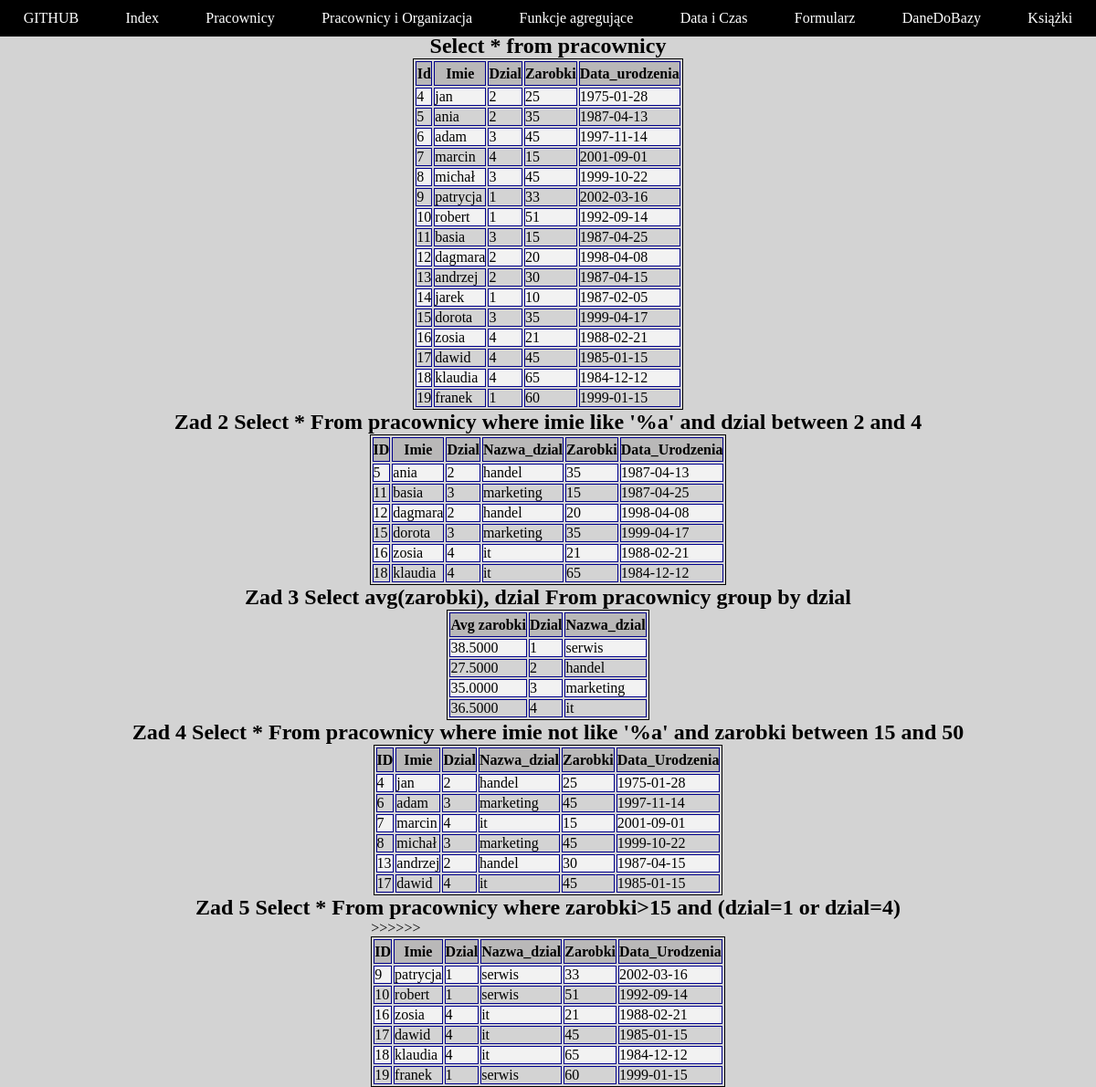
The page / on the database its author committed.
### tables this page shows
CREATE TABLE `pracownicy` (
  `id_pracownicy` int(11) NOT NULL,
  `imie` varchar(30) NOT NULL,
  `dzial` int(11) NOT NULL,
  `zarobki` int(11) NOT NULL,
  `data_urodzenia` date NOT NULL
);

CREATE TABLE `organizacja` (
  `id_org` int(11) NOT NULL,
  `nazwa_dzial` varchar(20) NOT NULL
);

### index.php (the view, shortened to what this page needs)
<!DOCTYPE html>
<html lang="en">
<head>
    <link rel="stylesheet" href="style.css">
</head>
<body>
    <div class="con">
    <div class="nav">
        <a class="link a" href="https://github.com/SK-2019/php-sql-wprowadzenie-Dymek-Kamil" >GITHUB</a>
            <a class="link e" href="index.php">Index</a>
            <a class="link b" href="Pracownicy.php">Pracownicy</a>
            <a class="link c" href="Pracownicy i Organizacja.php">Pracownicy i Organizacja</a>
            <a class="link d" href="Funkcje agregujące.php">Funkcje agregujące</a>
            <a class="link h" href="data i czas.php">Data i Czas</a>
            <a class="link z" href="formularz.html">Formularz</a>
            <a class="link y" href="daneDoBazy.php">DaneDoBazy</a>
            <a class="link g" href="książki.php">Książki</a>
        </div>
        <div class="item a">
        <h1 class="h1zb">Kamil Dymek</h1>
            <h2 class="h2za">Select * from pracownicy</h2>
            <div class="">
        <?php
                require_once("connect.php");
                $result=$conn->query("Select * from pracownicy");
                echo("<table border=1>");
                    echo("<th>Id</th>");
                    echo("<th>Imie</th>");
                    echo("<th>Dzial</th>");
                    echo("<th>Zarobki</th>");
                    echo("<th>Data_urodzenia</th>");
                        while($row=$result->fetch_assoc()){
                            echo("<tr>");
                            echo("<td>".$row["id_pracownicy"]."</td><td>".$row["imie"]."</td><td>".$row["dzial"]."</td><td>".$row["zarobki"]."</td><td>".$row["data_urodzenia"]."</td>");
                            echo("</tr>");}
                echo("</table>");
        ?>
        </div>
        </div>
        <div class="item b">
            <h2 class="h2zb">Zad 2 Select * From pracownicy where imie like '%a' and dzial between 2 and 4</h2>
            <div class="">
        <?php
                require_once("connect.php");
                $result=$conn->query("Select * From pracownicy, organizacja where dzial=id_org and imie like '%a' and dzial between 2 and 4");
                echo("<table border=1>");
                    echo("<th>ID</th>");
                    echo("<th>Imie</th>");
                    echo("<th>Dzial</th>");
                    echo("<th>Nazwa_dzial</th>");
                    echo("<th>Zarobki</th>");
                    echo("<th>Data_Urodzenia</th>");
                        while($row=$result->fetch_assoc()){
                            echo("<tr>");
                            echo("<td>".$row["id_pracownicy"]."</td><td>".$row["imie"]."</td><td>".$row["dzial"]."</td><td>".$row["nazwa_dzial"]."</td><td>".$row["zarobki"]."</td><td>".$row["data_urodzenia"]."</td>");
                            echo("</tr>");}
                echo("</table>");
            ?>
            </div>
        </div>
        <div class="item c">
            <h2 class=h2zc>Zad 3 Select avg(zarobki), dzial From pracownicy group by dzial</h2>
            <div class="">
        <?php
                require_once("connect.php");
                $result=$conn->query("Select avg(zarobki), dzial, nazwa_dzial From pracownicy, organizacja where dzial=id_org group by dzial");
                echo("<table border=1>");
                    echo("<th>Avg zarobki</th>");
                    echo("<th>Dzial</th>");
                    echo("<th>Nazwa_dzial</th>");
                        while($row=$result->fetch_assoc()){
                            echo("<tr>");
                            echo("<td>".$row["avg(zarobki)"]."</td><td>".$row["dzial"]."</td><td>".$row["nazwa_dzial"]."</td>");
                            echo("</tr>");}
                echo("</table>");
            ?>
            </div>
        </div>
        <div class="item d">
            <h2>Zad 4 Select * From pracownicy where imie not like '%a' and zarobki between 15 and 50</h2>
            <div class="">
        <?php
                require_once("connect.php");
                $result=$conn->query("Select * From pracownicy, organizacja where dzial=id_org and imie not like '%a' and zarobki between 15 and 50");
                echo("<table border=1>");
                    echo("<th>ID</th>");
                    echo("<th>Imie</th>");
                    echo("<th>Dzial</th>");
                    echo("<th>Nazwa_dzial</th>");
                    echo("<th>Zarobki</th>");
                    echo("<th>Data_Urodzenia</th>");
                        while($row=$result->fetch_assoc()){
                            echo("<tr>");
                            echo("<td>".$row["id_pracownicy"]."</td><td>".$row["imie"]."</td><td>".$row["dzial"]."</td><td>".$row["nazwa_dzial"]."</td><td>".$row["zarobki"]."</td><td>".$row["data_urodzenia"]."</td>");
                            echo("</tr>");}
                echo("</table>");
            ?>
            </div>
        </div>
        <div class="item e">
            <h2>Zad 5 Select * From pracownicy where zarobki>15 and (dzial=1 or dzial=4)</h2>
            <div class="">
        <?php
                require_once("connect.php");
                $result=$conn->query("Select * From pracownicy, organizacja where dzial=id_org and zarobki>15 and (dzial=1 or dzial=4)");
                echo("<table border=1>");
                    echo("<th>ID</th>");
                    echo("<th>Imie</th>");
                    echo("<th>Dzial</th>");
                    echo("<th>Nazwa_dzial</th>");
                    echo("<th>Zarobki</th>");
                    echo("<th>Data_Urodzenia</th>");
                        while($row=$result->fetch_assoc()){
                            echo("<tr>");
                            echo("<td>".$row["id_pracownicy"]."</td><td>".$row["imie"]."</td><td>".$row["dzial"]."</td><td>".$row["nazwa_dzial"]."</td>><td>".$row["zarobki"]."</td><td>".$row["data_urodzenia"]."</td>");
                            echo("</tr>");}
                echo("</table>");
            ?>
            </div>
        </div>
    </div>
</body>
</html>

### style.css (style rules this page uses)
* { margin:0px; padding:0px; }
.con { height:100vh; position: relative; }
body { background:lightgray; }
table, th, td { border:1px solid black; }
table { background-color:lightgrey; }
th { height: 25px; text-align: center; background-color:#b9b8b8; }
td { text-align: left; }
th, td { border-bottom:1px solid darkblue; border-top:1px solid darkblue; border-left: 1px solid darkblue; border-right: 1px solid darkblue; }
tr:nth-child(even) { background-color: #f2f2f2; }
.nav { display:flex; justify-content: space-around; width:100vw; background:black; height: 40px; position:fixed; }
.link { text-decoration: none; padding:1rem; background:black; color:white; align-items: center; justify-content: center; display:flex; }
.item { display:flex; align-items: center; flex-direction: column; }

### rows shown on the page
pracownicy: id_pracownicy "4", imie "jan", dzial "2", zarobki "25", data_urodzenia "1975-01-28", organizacja.nazwa_dzial "handel"
pracownicy: id_pracownicy "5", imie "ania", dzial "2", zarobki "35", data_urodzenia "1987-04-13", organizacja.nazwa_dzial "handel"
pracownicy: id_pracownicy "6", imie "adam", dzial "3", zarobki "45", data_urodzenia "1997-11-14", organizacja.nazwa_dzial "marketing"
pracownicy: id_pracownicy "7", imie "marcin", dzial "4", zarobki "15", data_urodzenia "2001-09-01", organizacja.nazwa_dzial "it"
pracownicy: id_pracownicy "8", imie "michał", dzial "3", zarobki "45", data_urodzenia "1999-10-22", organizacja.nazwa_dzial "marketing"
pracownicy: id_pracownicy "9", imie "patrycja", dzial "1", zarobki "33", data_urodzenia "2002-03-16", organizacja.nazwa_dzial "serwis"
pracownicy: id_pracownicy "10", imie "robert", dzial "1", zarobki "51", data_urodzenia "1992-09-14", organizacja.nazwa_dzial "serwis"
pracownicy: id_pracownicy "11", imie "basia", dzial "3", zarobki "15", data_urodzenia "1987-04-25", organizacja.nazwa_dzial "marketing"
pracownicy: id_pracownicy "12", imie "dagmara", dzial "2", zarobki "20", data_urodzenia "1998-04-08", organizacja.nazwa_dzial "handel"
pracownicy: id_pracownicy "13", imie "andrzej", dzial "2", zarobki "30", data_urodzenia "1987-04-15", organizacja.nazwa_dzial "handel"
pracownicy: id_pracownicy "14", imie "jarek", dzial "1", zarobki "10", data_urodzenia "1987-02-05"
pracownicy: id_pracownicy "15", imie "dorota", dzial "3", zarobki "35", data_urodzenia "1999-04-17", organizacja.nazwa_dzial "marketing"
pracownicy: id_pracownicy "16", imie "zosia", dzial "4", zarobki "21", data_urodzenia "1988-02-21", organizacja.nazwa_dzial "it"
pracownicy: id_pracownicy "17", imie "dawid", dzial "4", zarobki "45", data_urodzenia "1985-01-15", organizacja.nazwa_dzial "it"
pracownicy: id_pracownicy "18", imie "klaudia", dzial "4", zarobki "65", data_urodzenia "1984-12-12", organizacja.nazwa_dzial "it"
pracownicy: id_pracownicy "19", imie "franek", dzial "1", zarobki "60", data_urodzenia "1999-01-15", organizacja.nazwa_dzial "serwis"

### other values the page prints
$row["avg(zarobki)"] "38.5000"
$row["dzial"] "1"
$row["nazwa_dzial"] "serwis"
$row["avg(zarobki)"] "27.5000"
$row["dzial"] "2"
$row["nazwa_dzial"] "handel"
$row["avg(zarobki)"] "35.0000"
$row["dzial"] "3"
$row["nazwa_dzial"] "marketing"
$row["avg(zarobki)"] "36.5000"
$row["dzial"] "4"
$row["nazwa_dzial"] "it"
